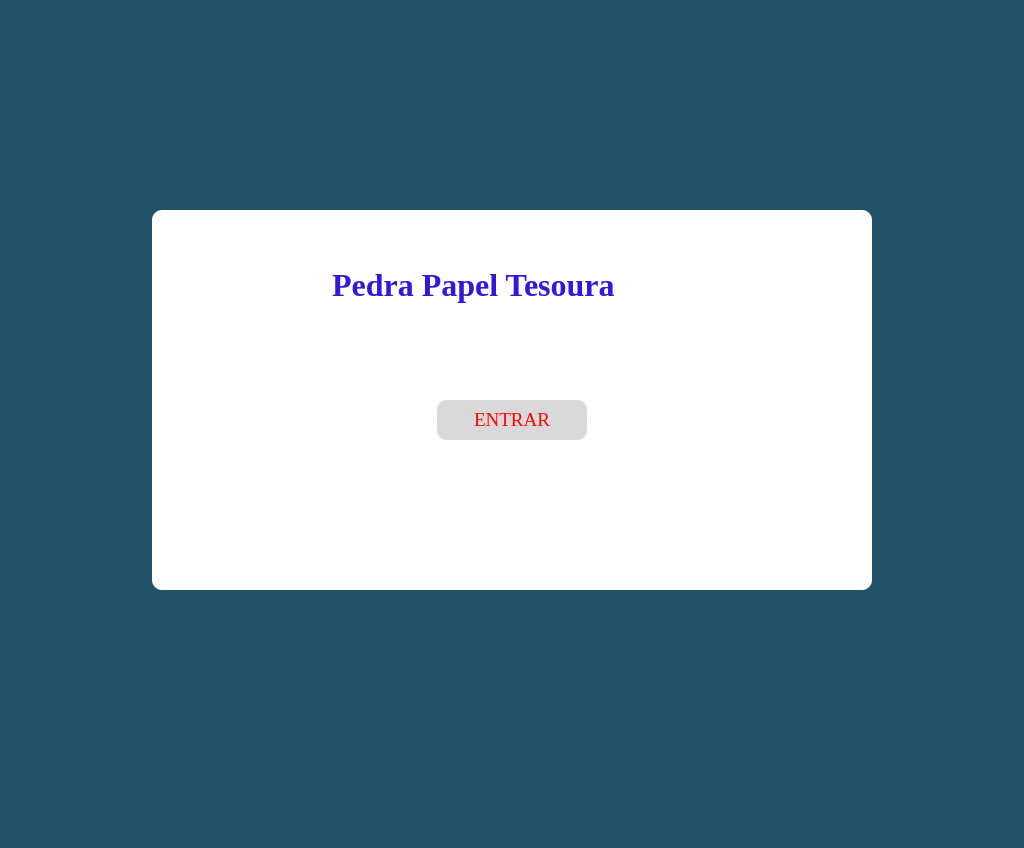
<?xml version="1.0" encoding="UTF-8"?>
<ui version="4.0">
 <class>MainWindow</class>
 <widget class="QMainWindow" name="MainWindow">
  <property name="geometry">
   <rect>
    <x>0</x>
    <y>0</y>
    <width>1024</width>
    <height>848</height>
   </rect>
  </property>
  <property name="windowTitle">
   <string>MainWindow</string>
  </property>
  <property name="styleSheet">
   <string notr="true">background-color: #215267;</string>
  </property>
  <widget class="QWidget" name="centralwidget">
   <widget class="QLabel" name="label">
    <property name="geometry">
     <rect>
      <x>152</x>
      <y>210</y>
      <width>720</width>
      <height>380</height>
     </rect>
    </property>
    <property name="styleSheet">
     <string notr="true">background-color: #ffffff;
border-radius: 10px;</string>
    </property>
    <property name="text">
     <string/>
    </property>
   </widget>
   <widget class="QLabel" name="label_2">
    <property name="geometry">
     <rect>
      <x>332</x>
      <y>240</y>
      <width>360</width>
      <height>90</height>
     </rect>
    </property>
    <property name="font">
     <font>
      <family>Times New Roman</family>
      <pointsize>24</pointsize>
      <weight>75</weight>
      <bold>true</bold>
     </font>
    </property>
    <property name="styleSheet">
     <string notr="true">color: #3019DA;
background-color: #ffffff;</string>
    </property>
    <property name="text">
     <string>Pedra Papel Tesoura</string>
    </property>
   </widget>
   <widget class="QPushButton" name="PushButton">
    <property name="geometry">
     <rect>
      <x>437</x>
      <y>400</y>
      <width>150</width>
      <height>40</height>
     </rect>
    </property>
    <property name="font">
     <font>
      <family>Times New Roman</family>
      <pointsize>14</pointsize>
     </font>
    </property>
    <property name="styleSheet">
     <string notr="true">QPushButton{
background-color: #D9D9D9;
border-radius: 10px;
color: #FF0000;
}</string>
    </property>
    <property name="text">
     <string>ENTRAR</string>
    </property>
   </widget>
  </widget>
  <widget class="QMenuBar" name="menubar">
   <property name="geometry">
    <rect>
     <x>0</x>
     <y>0</y>
     <width>1024</width>
     <height>26</height>
    </rect>
   </property>
  </widget>
  <widget class="QStatusBar" name="statusbar"/>
 </widget>
 <resources/>
 <connections/>
</ui>
